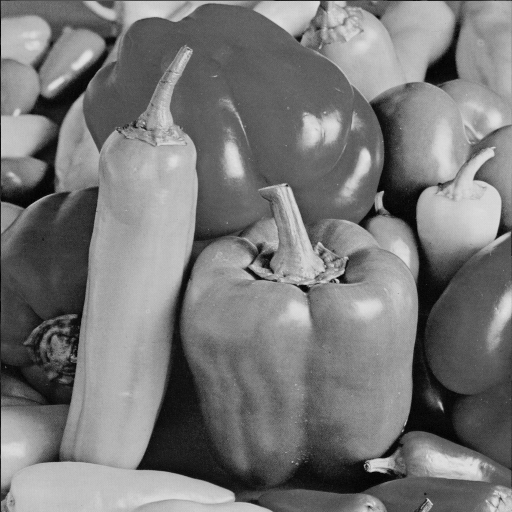
%> input picture 算法代码/各种算法的程序/隐马尔可夫预测代码（含有大量案例）/whmt1/peppers.png, 512 x 512 px
$ octave example1.m   (GNU Octave 9; MATLAB toolbox functions it lacks are replaced by stand-ins)
%> lines starting %> are read from the running program, lines starting %| are printed output that depends on the picture
%> further down, pepper is the input picture: size 512x512 uint8; min 0, max 228, mean 120.2
### 算法代码/各种算法的程序/隐马尔可夫预测代码（含有大量案例）/whmt1/daubcqf.m
function [h_0,h_1] = daubcqf(N,TYPE)
%> called with N = 4
%    [h_0,h_1] = daubcqf(N,TYPE);
%
%    Function computes the Daubechies' scaling and wavelet filters
%    (normalized to sqrt(2)).
%
%    Input:
%       N    : Length of filter (must be even)
%       TYPE : Optional parameter that distinguishes the minimum phase,
%              maximum phase and mid-phase solutions ('min', 'max', or
%              'mid'). If no argument is specified, the minimum phase
%              solution is used.
%
%    Output:
%       h_0 : Minimal phase Daubechies' scaling filter
%       h_1 : Minimal phase Daubechies' wavelet filter
%
%    Example:
%       N = 4;
%       TYPE = 'min';
%       [h_0,h_1] = daubcqf(N,TYPE)
%       h_0 = 0.4830 0.8365 0.2241 -0.1294
%       h_1 = 0.1294 0.2241 -0.8365 0.4830
%
%    Reference: "Orthonormal Bases of Compactly Supported Wavelets",
%                CPAM, Oct.89
%

%File Name: daubcqf.m
%Last Modification Date: 1/2/96	15:12:57
%Current Version: daubcqf.m	1.15
%File Creation Date: 10/10/88
%Author: Ramesh Gopinath  <ramesh@dsp.rice.edu>
%
%Copyright: All software, documentation, and related files in this distribution
%           are Copyright (c) 1988  Rice University
%
%Permission is granted for use and non-profit distribution providing that this
%notice be clearly maintained. The right to distribute any portion for profit
%or as part of any commercial product is specifically reserved for the author.
%

if(nargin < 2),
  TYPE = 'min';
end;
if(rem(N,2) ~= 0),
  error('No Daubechies filter exists for ODD length');
end;
K = N/2;
a = 1;
p = 1;
q = 1;
h_0 = [1 1];
for j  = 1:K-1,
  a = -a * 0.25 * (j + K - 1)/j;
  h_0 = [0 h_0] + [h_0 0];
  p = [0 -p] + [p 0];
  p = [0 -p] + [p 0];
  q = [0 q 0] + a*p;
end;
q = sort(roots(q));
qt = q(1:K-1);
if TYPE=='mid',
  if rem(K,2)==1,
    qt = q([1:4:N-2 2:4:N-2]);
  else
    qt = q([1 4:4:K-1 5:4:K-1 N-3:-4:K N-4:-4:K]);
  end;
end;
h_0 = conv(h_0,real(poly(qt)));
h_0 = sqrt(2)*h_0/sum(h_0); 	%Normalize to sqrt(2);
if(TYPE=='max'),
  h_0 = fliplr(h_0);
end;
if(abs(sum(h_0 .^ 2))-1 > 1e-4)
  error('Numerically unstable for this value of "N".');
end;
h_1 = rot90(h_0,2);
h_1(1:2:N)=-h_1(1:2:N);

### 算法代码/各种算法的程序/隐马尔可夫预测代码（含有大量案例）/whmt1/psnr.m
function [y] = psnr(x,y)

[nx,ny]=size(x);
y = -10.0*log10(norm(x-y,'fro')^2/(nx*ny));
%> y = 20.02
%| PSNR of noisy image is 20.0196dB

### 算法代码/各种算法的程序/隐马尔可夫预测代码（含有大量案例）/whmt1/Idwt2.m
function w = Idwt(x,h,L);
%> called with h = [0.483 0.837 0.224 -0.129]
%
% Input:
%   x : data (square matrix)
%   h : lowpass filter
%   L : number of levels (2^L must divide the size of x)
%       if omitted, max possible level is used.
% Output:
%   w : 2-D wavelet transform of x
% Example:
%   h = daubcqf(6);
%   w = Idwt2(x,h,4); or w = Idwt2(x,h);
%
% See also:
%

% File Name: Idwt2.m
% Last Modification Date: March 9, 1999
% Current Version: 1.0
% File Creation Date: Tue Mar  9 09:17:18 1999
% Author: Hyeokho Choi  <choi@ece.rice.edu>
%
% Copyright: All software, documentation, and related files in this distribution
%           are Copyright (c) 1999 Rice University
%
% Permission is granted for use and non-profit distribution providing that this
% notice be clearly maintained. The right to distribute any portion for profit
% or as part of any commercial product is specifically reserved for the author.
%
% Change History:
%

if (nargin < 2)
  error('You should provide at least two arguments w and h');
end;

h0 = h;
h1 = makeh1(h0);
n = length(h0);
[nx,ny]=size(x);

if (nargin < 3)
  L = log2(nx);
end;

if (nx-ny) == 0
  if rem(nx,2^L) == 0

     H0 = zeros(nx,ny/2); L0 = H0;
     LL = zeros(nx/2,ny/2); HL = LL; LH = LL; HH = LL;

     %row transformation
     for i = 1:nx
       xx = x(i,:);

       % create cyclic extension
       xx = [xx, zeros(1,n-1)];
       for k = 1:n-1
          xx(nx+k) = xx(k);
       end

       % linear convolution
       lo = conv(xx,h0(n:-1:1));
       hi = conv(xx,h1(n:-1:1));

       % extract periodic part and downsample
       L0(i,:) = lo(n:2:nx+n-1);
       H0(i,:) = hi(n:2:ny+n-1);
     end; % of i
%> after the loop, xx = 515 values, max 1.12 at index 106, min -0.0208 at index 419, mean 0.6

     % column transformation
     for i = 1:ny/2
       xx = L0(:,i)';

       % create cyclic extension
       xx = [xx, zeros(1,n-1)];
       for k = 1:n-1
          xx(nx+k) = xx(k);
       end

       % linear convolution
       lo = conv(xx,h0(n:-1:1));
       hi = conv(xx,h1(n:-1:1));

       % extract periodic part and downsample
       LL(:,i) = lo(n:2:nx+n-1)';
       LH(:,i) = hi(n:2:ny+n-1)';
     end;
%> after the loop, xx = 515 values, max 1.27 at index 313, min -0.0844 at index 469, mean 0.571

     for i = 1:ny/2
       xx = H0(:,i)';

       % create cyclic extension
       xx = [xx, zeros(1,n-1)];
       for k = 1:n-1
          xx(nx+k) = xx(k);
       end

       % linear convolution
       lo = conv(xx,h0(n:-1:1))';
       hi = conv(xx,h1(n:-1:1))';

       % extract periodic part and downsample
       HL(:,i) = lo(n:2:nx+n-1);
       HH(:,i) = hi(n:2:ny+n-1);
     end;
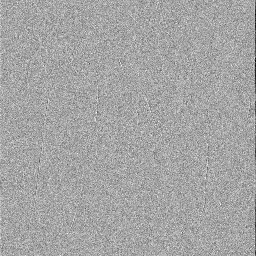
%> HL: size 256x256 double; min -0.901, max 0.486, mean -0.00106; drawn with min black and max white
%> after the loop, xx = 515 values, max 0.153 at index 372, min -0.696 at index 49, mean -0.299


     if L == 1
        w = [LL HL; LH HH];
     else
        w = [Idwt2(LL,h,L-1) HL; LH HH];
%> call 2 of Idwt, with h = [0.483 0.837 0.224 -0.129], L = 8
%> after the loop in Idwt (call 2), `for i = 1:nx`:
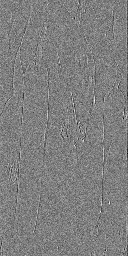
%> H0: size 256x128 double; min -0.804, max 0.804, mean -0.00137; drawn with min black and max white
%> after the loop in Idwt (call 2), `for i = 1:nx`:
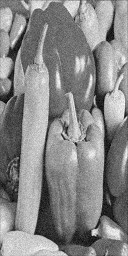
%> L0: size 256x128 double; min -0.243, max 2.71, mean 1.33; drawn with min black and max white
%> after the loop in Idwt (call 2), `for i = 1:nx`: xx = 259 values, max 1.88 at index 53, min 0.119 at index 209, mean 1.09
%> after the loop in Idwt (call 2), `for i = 1:ny/2`:
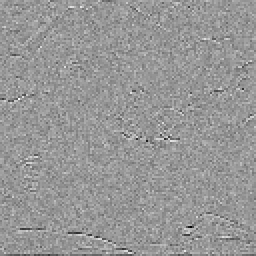
%> LH: size 128x128 double (shown 2 times larger); min -1.11, max 0.76, mean 0.000738; drawn with min black and max white
%> after the loop in Idwt (call 2), `for i = 1:ny/2`:
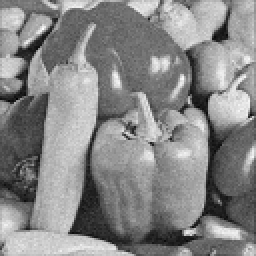
%> LL: size 128x128 double (shown 2 times larger); min -0.287, max 3.78, mean 1.88; drawn with min black and max white
%> after the loop in Idwt (call 2), `for i = 1:ny/2`: xx = 259 values, max 2.19 at index 153, min 0.308 at index 235, mean 1.19
%> after the loop in Idwt (call 2), `for i = 1:ny/2`:
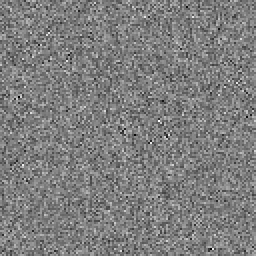
%> HH: size 128x128 double (shown 2 times larger); min -0.502, max 0.509, mean -0.000412; drawn with min black and max white
%> after the loop in Idwt (call 2), `for i = 1:ny/2`:
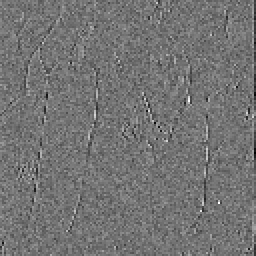
%> HL: size 128x128 double (shown 2 times larger); min -0.831, max 0.991, mean -0.00194; drawn with min black and max white
%> after the loop in Idwt (call 2), `for i = 1:ny/2`: xx = 259 values, max 0.321 at index 230, min -0.804 at index 154, mean -0.19
%> (the rest of the program and of its run is left out)
